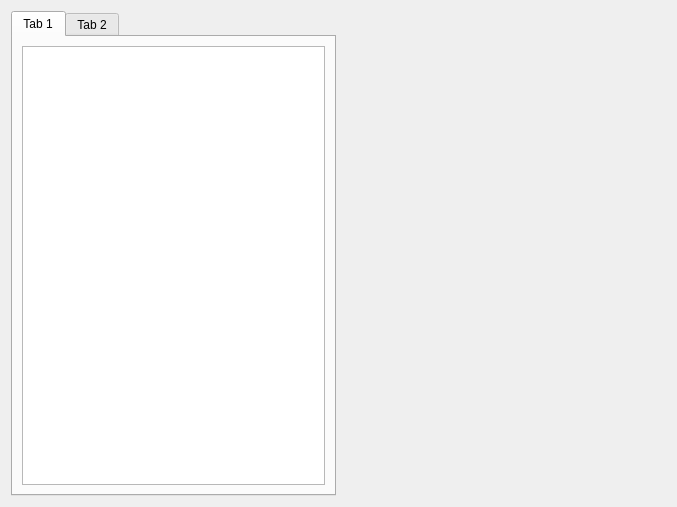
<?xml version="1.0" encoding="UTF-8"?>
<ui version="4.0">
 <class>Configer</class>
 <widget class="QWidget" name="Configer">
  <property name="geometry">
   <rect>
    <x>0</x>
    <y>0</y>
    <width>677</width>
    <height>507</height>
   </rect>
  </property>
  <property name="windowTitle">
   <string>Form</string>
  </property>
  <layout class="QGridLayout" name="gridLayout_2" columnstretch="1,1">
   <item row="0" column="0">
    <widget class="QTabWidget" name="tabWidget">
     <property name="currentIndex">
      <number>0</number>
     </property>
     <widget class="QWidget" name="tab">
      <attribute name="title">
       <string>Tab 1</string>
      </attribute>
      <layout class="QGridLayout" name="gridLayout">
       <item row="0" column="0">
        <widget class="QTableView" name="tableView"/>
       </item>
      </layout>
     </widget>
     <widget class="QWidget" name="tab_2">
      <attribute name="title">
       <string>Tab 2</string>
      </attribute>
     </widget>
    </widget>
   </item>
   <item row="0" column="1">
    <widget class="QWidget" name="tempWidget" native="true"/>
   </item>
  </layout>
 </widget>
 <resources/>
 <connections/>
</ui>
